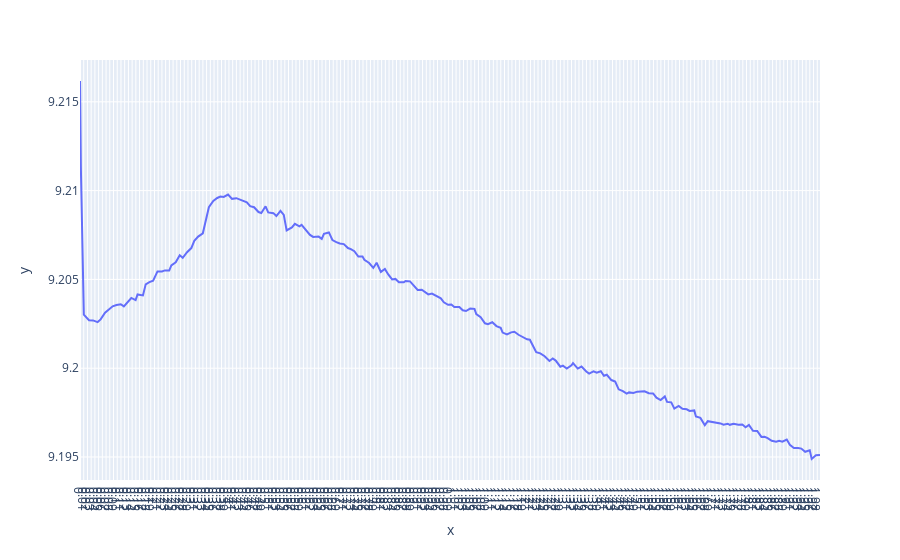

Source (notebook cell):
### Code cell
fig = px.line(x=result["load_measured_currents"], y=result["output_voltage"])
fig.update_layout(xaxis = dict(tickmode = 'linear', tick0 = 0.0, dtick = 0.01))

### Figure 1 — Plotly figure (JSON) as saved in the notebook; plotly's stock layout.template omitted (floating-point values rounded to 4 significant figures; data arrays with more than 128 entries replaced by an {"elided": "..."} marker saying what was removed)
{"data": [{"hovertemplate": "x=%{x}<br>y=%{y}<extra></extra>", "legendgroup": "", "line": {"color": "#636efa", "dash": "solid"}, "marker": {"symbol": "circle"}, "mode": "lines", "name": "", "orientation": "v", "showlegend": false, "type": "scatter", "x": {"elided": "201 float values"}, "xaxis": "x", "y": {"elided": "201 float values"}, "yaxis": "y"}], "layout": {"legend": {"tracegroupgap": 0}, "margin": {"t": 60}, "xaxis": {"anchor": "y", "domain": [0, 1], "dtick": 0.01, "tick0": 0, "tickmode": "linear", "title": {"text": "x"}}, "yaxis": {"anchor": "x", "domain": [0, 1], "title": {"text": "y"}}}}
